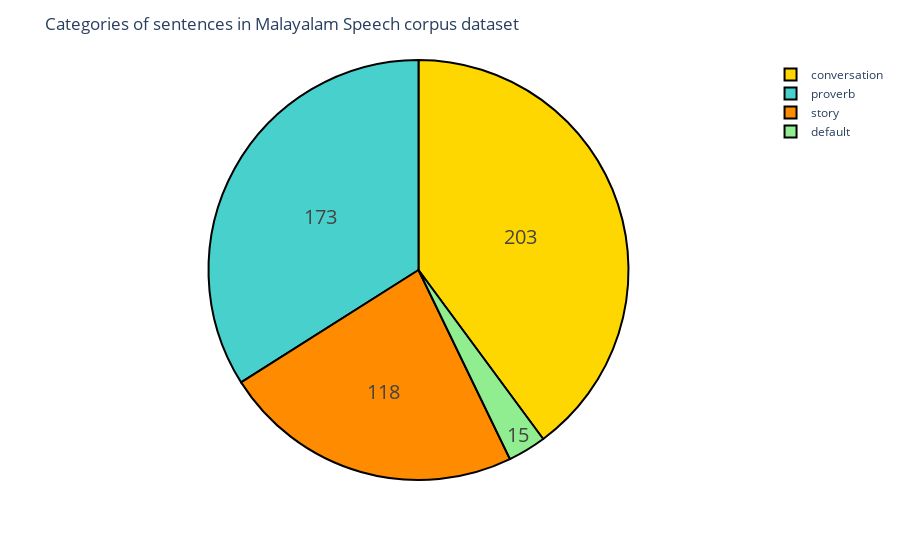

The notebook cell saved with this chart:
### Markdown cell above
## Sentences based on various categories

### Code cell
df = sentences.category.value_counts()
colors = ['gold', 'mediumturquoise', 'darkorange', 'lightgreen']
fig = px.pie(df,df.index,df.values,labels={'index':'Categories'})
fig.update_traces(hoverinfo='label+percent', textinfo='value', textfont_size=20,
                  marker=dict(colors=colors, line=dict(color='#000000', width=2)))
fig.update_layout(title='Categories of sentences in Malayalam Speech corpus dataset')

fig.show()

### Figure 1 — Plotly figure (JSON) as saved in the notebook; plotly's stock layout.template omitted (floating-point values rounded to 4 significant figures)
{"data": [{"domain": {"x": [0, 1], "y": [0, 1]}, "hoverinfo": "label+percent", "hovertemplate": "Categories=%{label}<br>value=%{value}<extra></extra>", "labels": ["conversation", "proverb", "story", "default"], "legendgroup": "", "marker": {"colors": ["gold", "mediumturquoise", "darkorange", "lightgreen"], "line": {"color": "#000000", "width": 2}}, "name": "", "showlegend": true, "textfont": {"size": 20}, "textinfo": "value", "type": "pie", "values": [203, 173, 118, 15]}], "layout": {"legend": {"tracegroupgap": 0}, "margin": {"t": 60}, "title": {"text": "Categories of sentences in Malayalam Speech corpus dataset"}}}
